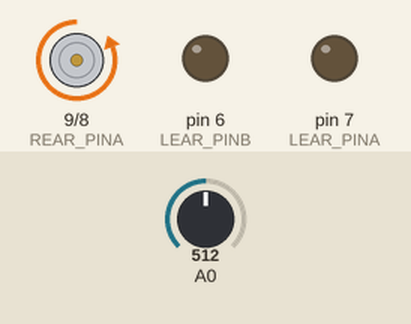
This sketch was run on a simulated Arduino Uno, built with avr-gcc and run on an emulated ATmega328P. On the bench: motor-driver pin pairs drawn as motors (green arrow = first pin HIGH = forward, orange = second pin HIGH = backward, longer = more drive), output pins drawn as LEDs (lit = HIGH). Inputs (shaded band) come from the test bench; at power-on: A0 = 512.

Above: at 0.3 s.
Timing chart, 0 to 1.8 s (numbered marks = the images above):
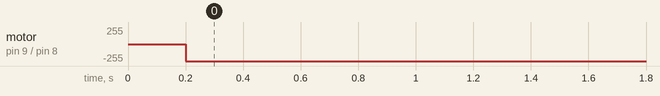

The sketch:

nabaztag_arduino.ino
```cpp
#include "LedControlMS.h"
#include "earz.cpp"

// LED MATRIX
#define LMATRIX_DIN 12
#define LMATRIX_CS 11
#define LMATRIX_CLK 10
#define LMATRIX_NBR 1
#define LMATRIX_DELAY 10
// EARS MOVEMENT
#define REAR_PINA 9
#define REAR_PINB 8
#define LEAR_PINA 7
#define LEAR_PINB 6
// EARS POSITION
#define REAR_POS A0
#define LEAR_POS A1
// PHYSICAL COMMANDS
#define HEAD_BTN A2
#define SCROLL_BTN A3


LedControl lc = LedControl(LMATRIX_DIN,LMATRIX_CLK,LMATRIX_CS, LMATRIX_NBR);
Earz rear(REAR_PINA, REAR_PINB, REAR_POS);
Earz lear(LEAR_PINA, LEAR_PINB, LEAR_POS);

void setup(){
  Serial.begin(57600);
  // init cled matrix
  lc.shutdown(0,false);
  lc.setIntensity(0,8);
  lc.clearDisplay(0);
  // init ears
  pinMode(HEAD_BTN, INPUT);
  pinMode(SCROLL_BTN, INPUT);
  rear.clearPos();
  lear.clearPos();

  //
  rear.forwardTo(7);
}

void loop(){
  rear.followPos();
  lear.followPos();
}


//  lc.clearDisplay(0);
//  lc.displayChar(0,1);
//  lc.clearDisplay(0);
//  lc.setColumn(0,3,0xff);
```

earz.cpp
```cpp
#include <Arduino.h>

// EARZ class
#define LOWVAL 1
#define HIGHVAL 2
#define EAR_DELAY 200
#define EAR_POS_TOTAL 18
#define EAR_POS_OFFSET 13 // 3 if init reverse
#define MVT_REVERSE -1
#define MVT_STOP 0
#define MVT_FORWARD 1


class Earz {

  int motor_pina;
  int motor_pinb;
  int pos_pin;
  int current_angle;
  int target_angle;
  int mvt;
  unsigned long timestamp;

  public:
  Earz(int pina, int pinb, int pinp){

    motor_pina = pina;
    motor_pinb = pinb;
    pos_pin = pinp;
    current_angle = 0;
    target_angle = 0;

    mvt = MVT_STOP;

    pinMode(motor_pina, OUTPUT);
    pinMode(motor_pinb, OUTPUT);
    pinMode(pos_pin, INPUT);

  }

  void clearPos(){

    forward();

    int temp_pos = 0;
    while (temp_pos < EAR_POS_TOTAL) {
      static int lastRead = 0;
      static int state = HIGHVAL;
      int readMe = analogRead(pos_pin);

      if ((HIGHVAL == state) && (readMe < 500)) {
        temp_pos ++;
        unsigned long duration = millis() - timestamp;
        state = LOWVAL;
        timestamp = millis();
        if (duration > 400){
          temp_pos = EAR_POS_TOTAL - EAR_POS_OFFSET;
        }
      }
      if ((LOWVAL == state) && (readMe > 500)) {
        state = HIGHVAL;
      }
      lastRead = readMe;
    }
    // set ear to pos 0
    softStop();
    current_angle = 0;
  }


  void softStop(){
    digitalWrite(motor_pina, LOW);
    digitalWrite(motor_pinb, LOW);
    mvt = MVT_STOP;
    delay(EAR_DELAY);
  }

  void forward(){
    softStop();
    digitalWrite( motor_pina, LOW);
    digitalWrite( motor_pinb, HIGH);
    mvt = MVT_FORWARD;
  }

  void forwardTo(int angle){
    target_angle = angle;
    forward();
  }

  void reverse(){
    softStop();
    digitalWrite( motor_pina, HIGH);
    digitalWrite( motor_pinb, LOW);
    mvt = MVT_REVERSE;
  }

  void reverseTo(int angle){
    target_angle = angle;
    reverse();
  }


  void followPos(){
    if (mvt != MVT_STOP) {
      static int state = HIGHVAL;
      int readMe = analogRead(pos_pin);

      if ((HIGHVAL == state) && (readMe < 500)) {
        state = LOWVAL;
        if (mvt == MVT_FORWARD) current_angle = (current_angle + 1) % 18;
        if (mvt == MVT_REVERSE)  current_angle = (current_angle + 17) % 18;
       }
      if ((LOWVAL == state) && (readMe > 500)) {
        state = HIGHVAL;
      }

      Serial.print("angle : ");
      Serial.println(current_angle);

      if (current_angle == target_angle) softStop();
    }
  }


};
```

Measured:
- by itself, motor on pin 9 (REAR_PINA) / pin 8 (REAR_PINB): stopped → backward 255/255 at 0.20 s
